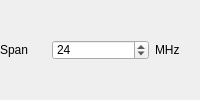
                <widget class="QWidget" name="pageExpertRfFrqSpan">
                 <layout class="QHBoxLayout" name="horizontalLayout_21">
                  <property name="leftMargin">
                   <number>0</number>
                  </property>
                  <property name="topMargin">
                   <number>0</number>
                  </property>
                  <property name="rightMargin">
                   <number>0</number>
                  </property>
                  <property name="bottomMargin">
                   <number>0</number>
                  </property>
                  <item>
                   <layout class="QHBoxLayout" name="horizontalLayout_9">
                    <item>
                     <widget class="QLabel" name="label_6">
                      <property name="text">
                       <string>Span</string>
                      </property>
                     </widget>
                    </item>
                    <item>
                     <widget class="QSpinBox" name="sbFrqSpanInput">
                      <property name="minimumSize">
                       <size>
                        <width>97</width>
                        <height>20</height>
                       </size>
                      </property>
                      <property name="maximumSize">
                       <size>
                        <width>97</width>
                        <height>20</height>
                       </size>
                      </property>
                      <property name="minimum">
                       <number>1</number>
                      </property>
                      <property name="maximum">
                       <number>500</number>
                      </property>
                      <property name="value">
                       <number>24</number>
                      </property>
                     </widget>
                    </item>
                    <item>
                     <widget class="QLabel" name="label_4">
                      <property name="text">
                       <string>MHz</string>
                      </property>
                     </widget>
                    </item>
                   </layout>
                  </item>
                 </layout>
                </widget>
